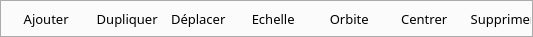
           <widget class="QTabWidget" name="tabWidget1">
            <property name="sizePolicy">
             <sizepolicy hsizetype="MinimumExpanding" vsizetype="Preferred">
              <horstretch>0</horstretch>
              <verstretch>0</verstretch>
             </sizepolicy>
            </property>
            <property name="font">
             <font>
              <family>Century Gothic</family>
              <pointsize>10</pointsize>
             </font>
            </property>
            <property name="tabPosition">
             <enum>QTabWidget::South</enum>
            </property>
            <property name="tabShape">
             <enum>QTabWidget::Rounded</enum>
            </property>
            <property name="elideMode">
             <enum>Qt::ElideNone</enum>
            </property>
            <property name="usesScrollButtons">
             <bool>false</bool>
            </property>
            <property name="tabBarAutoHide">
             <bool>true</bool>
            </property>
            <widget class="QWidget" name="tabWidgetPage1">
             <attribute name="title">
              <string/>
             </attribute>
             <layout class="QHBoxLayout" name="horizontalLayout_3">
              <property name="spacing">
               <number>0</number>
              </property>
              <property name="sizeConstraint">
               <enum>QLayout::SetDefaultConstraint</enum>
              </property>
              <property name="leftMargin">
               <number>0</number>
              </property>
              <property name="topMargin">
               <number>0</number>
              </property>
              <property name="rightMargin">
               <number>0</number>
              </property>
              <property name="bottomMargin">
               <number>0</number>
              </property>
              <item>
               <widget class="QPushButton" name="pushButton_2">
                <property name="minimumSize">
                 <size>
                  <width>85</width>
                  <height>33</height>
                 </size>
                </property>
                <property name="maximumSize">
                 <size>
                  <width>85</width>
                  <height>33</height>
                 </size>
                </property>
                <property name="font">
                 <font>
                  <pointsize>10</pointsize>
                 </font>
                </property>
                <property name="text">
                 <string> Ajouter</string>
                </property>
                <property name="icon">
                 <iconset resource="../build-Powd3r-Desktop_Qt_5_11_2_MinGW_32bit-Debug/debug/qmake_qmake_immediate.qrc">
                  <normaloff>:/ressources/add.png</normaloff>:/ressources/add.png</iconset>
                </property>
                <property name="iconSize">
                 <size>
                  <width>23</width>
                  <height>23</height>
                 </size>
                </property>
                <property name="flat">
                 <bool>true</bool>
                </property>
               </widget>
              </item>
              <item>
               <widget class="QPushButton" name="duplicateButton">
                <property name="sizePolicy">
                 <sizepolicy hsizetype="MinimumExpanding" vsizetype="Minimum">
                  <horstretch>0</horstretch>
                  <verstretch>0</verstretch>
                 </sizepolicy>
                </property>
                <property name="minimumSize">
                 <size>
                  <width>95</width>
                  <height>25</height>
                 </size>
                </property>
                <property name="maximumSize">
                 <size>
                  <width>39</width>
                  <height>33</height>
                 </size>
                </property>
                <property name="font">
                 <font>
                  <family>Century Gothic</family>
                  <pointsize>10</pointsize>
                 </font>
                </property>
                <property name="text">
                 <string> Dupliquer</string>
                </property>
                <property name="icon">
                 <iconset resource="../build-Powd3r-Desktop_Qt_5_11_2_MinGW_32bit-Debug/debug/qmake_qmake_immediate.qrc">
                  <normaloff>:/ressources/copy.png</normaloff>:/ressources/copy.png</iconset>
                </property>
                <property name="iconSize">
                 <size>
                  <width>23</width>
                  <height>23</height>
                 </size>
                </property>
                <property name="default">
                 <bool>false</bool>
                </property>
                <property name="flat">
                 <bool>true</bool>
                </property>
               </widget>
              </item>
              <item>
               <widget class="QPushButton" name="moveButton">
                <property name="sizePolicy">
                 <sizepolicy hsizetype="MinimumExpanding" vsizetype="Minimum">
                  <horstretch>0</horstretch>
                  <verstretch>0</verstretch>
                 </sizepolicy>
                </property>
                <property name="minimumSize">
                 <size>
                  <width>85</width>
                  <height>25</height>
                 </size>
                </property>
                <property name="maximumSize">
                 <size>
                  <width>39</width>
                  <height>33</height>
                 </size>
                </property>
                <property name="font">
                 <font>
                  <family>Century Gothic</family>
                  <pointsize>10</pointsize>
                 </font>
                </property>
                <property name="toolTip">
                 <string>Déplacer</string>
                </property>
                <property name="text">
                 <string> Déplacer</string>
                </property>
                <property name="icon">
                 <iconset resource="../build-Powd3r-Desktop_Qt_5_11_2_MinGW_32bit-Debug/debug/qmake_qmake_immediate.qrc">
                  <normaloff>:/ressources/move.png</normaloff>:/ressources/move.png</iconset>
                </property>
                <property name="iconSize">
                 <size>
                  <width>23</width>
                  <height>23</height>
                 </size>
                </property>
                <property name="default">
                 <bool>false</bool>
                </property>
                <property name="flat">
                 <bool>true</bool>
                </property>
               </widget>
              </item>
              <item>
               <widget class="QPushButton" name="scaleButton">
                <property name="sizePolicy">
                 <sizepolicy hsizetype="MinimumExpanding" vsizetype="Minimum">
                  <horstretch>0</horstretch>
                  <verstretch>0</verstretch>
                 </sizepolicy>
                </property>
                <property name="minimumSize">
                 <size>
                  <width>85</width>
                  <height>25</height>
                 </size>
                </property>
                <property name="maximumSize">
                 <size>
                  <width>39</width>
                  <height>33</height>
                 </size>
                </property>
                <property name="font">
                 <font>
                  <family>Century Gothic</family>
                  <pointsize>10</pointsize>
                 </font>
                </property>
                <property name="toolTip">
                 <string>Echelle</string>
                </property>
                <property name="text">
                 <string> Echelle</string>
                </property>
                <property name="icon">
                 <iconset resource="../build-Powd3r-Desktop_Qt_5_11_2_MinGW_32bit-Debug/debug/qmake_qmake_immediate.qrc">
                  <normaloff>:/ressources/scale.png</normaloff>:/ressources/scale.png</iconset>
                </property>
                <property name="iconSize">
                 <size>
                  <width>23</width>
                  <height>23</height>
                 </size>
                </property>
                <property name="default">
                 <bool>false</bool>
                </property>
                <property name="flat">
                 <bool>true</bool>
                </property>
               </widget>
              </item>
              <item>
               <widget class="QPushButton" name="rotateButton">
                <property name="sizePolicy">
                 <sizepolicy hsizetype="Minimum" vsizetype="Minimum">
                  <horstretch>0</horstretch>
                  <verstretch>0</verstretch>
                 </sizepolicy>
                </property>
                <property name="minimumSize">
                 <size>
                  <width>85</width>
                  <height>25</height>
                 </size>
                </property>
                <property name="maximumSize">
                 <size>
                  <width>39</width>
                  <height>33</height>
                 </size>
                </property>
                <property name="font">
                 <font>
                  <family>Century Gothic</family>
                  <pointsize>10</pointsize>
                 </font>
                </property>
                <property name="toolTip">
                 <string>Tourner</string>
                </property>
                <property name="text">
                 <string> Orbite</string>
                </property>
                <property name="icon">
                 <iconset resource="../build-Powd3r-Desktop_Qt_5_11_2_MinGW_32bit-Debug/debug/qmake_qmake_immediate.qrc">
                  <normaloff>:/ressources/rotate.png</normaloff>:/ressources/rotate.png</iconset>
                </property>
                <property name="iconSize">
                 <size>
                  <width>23</width>
                  <height>23</height>
                 </size>
                </property>
                <property name="default">
                 <bool>false</bool>
                </property>
                <property name="flat">
                 <bool>true</bool>
                </property>
               </widget>
              </item>
              <item>
               <widget class="QPushButton" name="pushButton">
                <property name="minimumSize">
                 <size>
                  <width>85</width>
                  <height>25</height>
                 </size>
                </property>
                <property name="maximumSize">
                 <size>
                  <width>39</width>
                  <height>33</height>
                 </size>
                </property>
                <property name="font">
                 <font>
                  <family>Century Gothic</family>
                  <pointsize>10</pointsize>
                 </font>
                </property>
                <property name="text">
                 <string> Centrer</string>
                </property>
                <property name="icon">
                 <iconset resource="../build-Powd3r-Desktop_Qt_5_11_2_MinGW_32bit-Debug/debug/qmake_qmake_immediate.qrc">
                  <normaloff>:/ressources/coordinate.png</normaloff>:/ressources/coordinate.png</iconset>
                </property>
                <property name="iconSize">
                 <size>
                  <width>23</width>
                  <height>23</height>
                 </size>
                </property>
                <property name="default">
                 <bool>false</bool>
                </property>
                <property name="flat">
                 <bool>true</bool>
                </property>
               </widget>
              </item>
              <item>
               <widget class="QPushButton" name="deleteButton">
                <property name="sizePolicy">
                 <sizepolicy hsizetype="Minimum" vsizetype="Minimum">
                  <horstretch>0</horstretch>
                  <verstretch>0</verstretch>
                 </sizepolicy>
                </property>
                <property name="minimumSize">
                 <size>
                  <width>94</width>
                  <height>25</height>
                 </size>
                </property>
                <property name="maximumSize">
                 <size>
                  <width>57</width>
                  <height>33</height>
                 </size>
                </property>
                <property name="font">
                 <font>
                  <family>Century Gothic</family>
                  <pointsize>10</pointsize>
                 </font>
                </property>
                <property name="toolTip">
                 <string>Supprimer</string>
                </property>
                <property name="text">
                 <string>Supprimer</string>
                </property>
                <property name="icon">
                 <iconset resource="../build-Powd3r-Desktop_Qt_5_11_2_MinGW_32bit-Debug/debug/qmake_qmake_immediate.qrc">
                  <normaloff>:/ressources/delete.png</normaloff>:/ressources/delete.png</iconset>
                </property>
                <property name="iconSize">
                 <size>
                  <width>23</width>
                  <height>23</height>
                 </size>
                </property>
                <property name="default">
                 <bool>false</bool>
                </property>
                <property name="flat">
                 <bool>true</bool>
                </property>
               </widget>
              </item>
             </layout>
            </widget>
           </widget>
